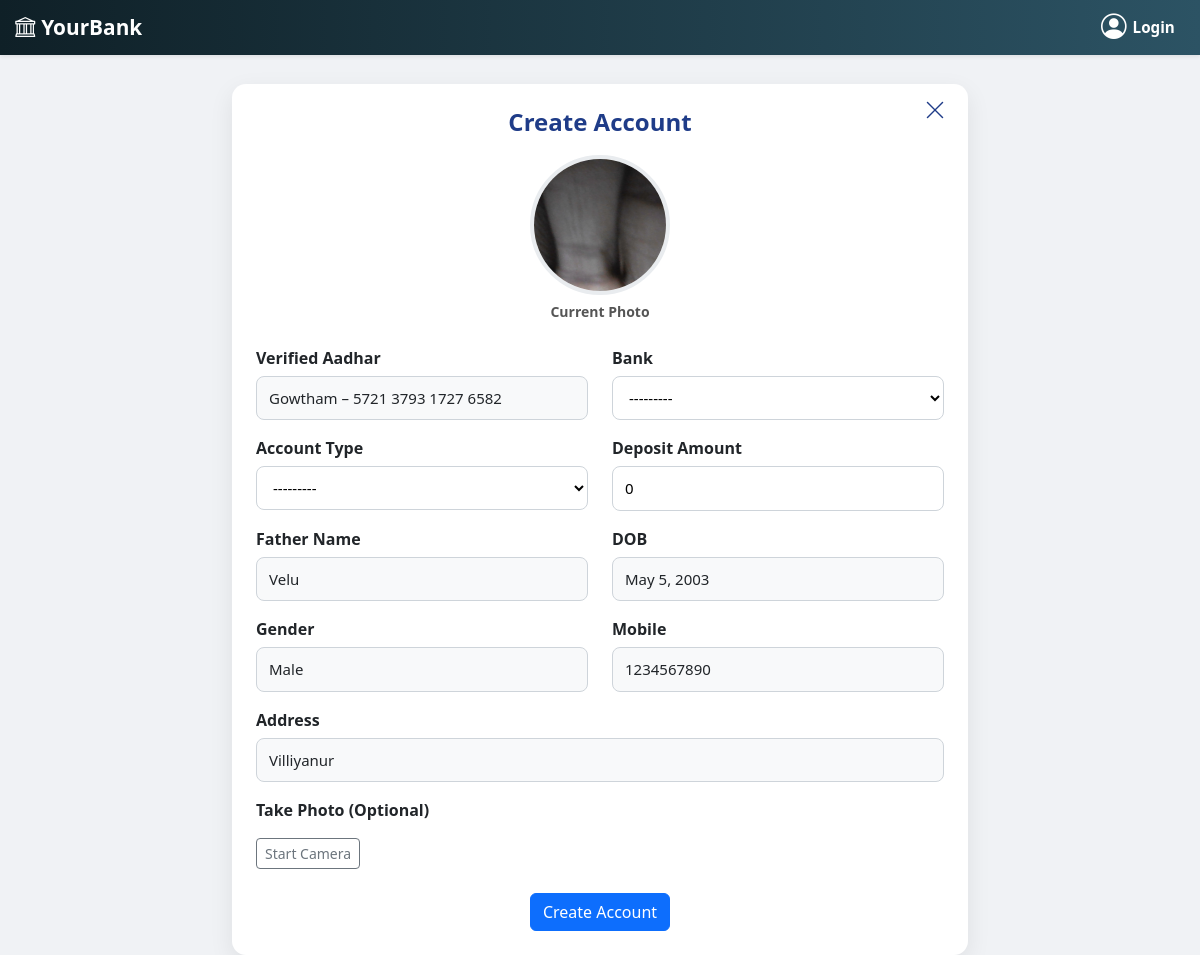
The page /yourbank/staff/create/form/ (signed in) on the database its author committed.
### Aadhar_App/models.py (models this page shows, shortened)
class Aadhar(models.Model):
    name = models.CharField(max_length=100)
    father_name = models.CharField(max_length=100)
    gender = models.CharField(max_length=10, choices=GENDER_CHOICES)
    dob = models.DateField()
    address = models.TextField()
    mobile = models.CharField(max_length=10)
    aadhar_no = models.CharField(max_length=19, unique=True)  # 4-4-4-4 format
    photo = models.ImageField(upload_to='aadhar_photo_path')
    created_at = models.DateTimeField(auto_now_add=True)

### YourBank/views.py (the view)
# urls.py: path('staff/create/form/', views.customer_create_form, name='customer_create_form'),
def customer_create_form(request):
    verified_id = request.session.get('customer_verified_aadhar_id')
    if not verified_id:
        return redirect('yourbank:create_customer_start')
    a = get_object_or_404(Aadhar, pk=verified_id)
    if request.method == 'POST':
        post = request.POST.copy()
        form = CustomerForm(post, request.FILES)  # include files for photo
        if form.is_valid():
            with db_transaction.atomic():
                cust = form.save(commit=False)
                cust.aadhar = a
                cust.name = a.name
                cust.father_name = a.father_name
                cust.dob = a.dob
                cust.gender = a.gender
                cust.mobile = a.mobile
                try:
                    cust.pan = Pan.objects.get(aadhar=a)
                except Pan.DoesNotExist:
                    cust.pan = None
                photo_data = post.get('photo_data')
                if photo_data:
                    format, imgstr = photo_data.split(';base64,')
                    ext = format.split('/')[-1]
                    cust.photo.save(
                        f"cust_{uuid.uuid4()}.{ext}",
                        ContentFile(base64.b64decode(imgstr)),
                        save=False
                    )
                elif a.photo:
                    cust.photo = a.photo
                cust.save()
                if cust.balance and cust.balance > 0:
                    Transaction.objects.create(
                        customer=cust,
                        transaction_type='DEPOSIT',
                        amount=cust.balance,
                        balance_before=0,
                        balance_after=cust.balance,
                        receiver_account=cust.account_no
                    )
                    BankTransaction.objects.create(
                        bank=cust.bank,
                        customer=cust,
                        transaction_type='DEPOSIT',
                        amount=cust.balance,
                        balance_before=cust.bank.balance,
                        balance_after=cust.bank.balance + cust.balance,
                        receiver_account=cust.account_no
                    )
                    cust.bank.balance += cust.balance
                    cust.bank.save()
            for k in ('customer_verified_aadhar_id','customer_pending_aadhar_id','customer_pending_mobile'):
                request.session.pop(k, None)
            messages.success(request, "Customer created successfully!")
            return redirect('yourbank:customer_detail', pk=cust.customer_id)
    else:
        form = CustomerForm(initial={
            'bank': None,  # staff can select bank in form
            'account_type': None,
            'name': a.name,
            'father_name': a.father_name,
            'mobile': a.mobile,
            'dob': a.dob,
            'gender': a.gender,
            'address': a.address,
            'balance': 0
        })
    return render(request, 'yourbank/create_form.html', {'form': form, 'aadhar': a})

### YourBank/forms.py
class CustomerForm(forms.ModelForm):
    class Meta:
        model = Customer
        fields = ['bank','account_type','name','father_name','mobile','dob','gender','address','balance']
        widgets = {
            'dob': DateInput(attrs={'type':'date'}),
        }

### YourBank/models.py (called while the page is built)
    def __str__(self):
        return f"{self.name} - {self.branch}"

### YourBank/templates/yourbank/create_form.html (shortened to what this page needs)
  {% extends 'yourbank/index.html' %}
  {% load static %}
  {% block content %}
  <div class="container">
  <div class="row justify-content-center">
    <div class="col-lg-8 col-md-10 col-sm-12">
    <div class="a-card">
      <div class="edit-actions">
    <button type="button" id="closeBtn" title="Close">
      <i class="bi bi-x-lg"></i>
    </button>
  </div>
      <h4 class="a-title">Create Account</h4>
      <div class="profile-row" id="imageRow">
        {% if aadhar.photo %}
        <div class="profile-box" id="oldBox">
          <img src="{{ aadhar.photo.url }}" class="profile-img" id="oldPhoto">
          <div class="profile-label">Current Photo</div>
        </div>
        {% endif %}
      </div>
      <form method="post" enctype="multipart/form-data" id="createForm" action="{% url 'yourbank:customer_create_form' %}">
<div class="row">
  <div class="col-md-6 form-group">
    <label>Verified Aadhar</label>
    <div class="field">{{ aadhar.name }} – {{ aadhar.aadhar_no }}</div>
  </div>
  <div class="col-md-6 form-group">
    <label>Bank</label>
    <div class="field-value">{{ form.bank }}</div>
  </div>
  <div class="col-md-6 form-group">
    <label>Account Type</label>
    <div class="field-value">{{ form.account_type }}</div>
  </div>
  <div class="col-md-6 form-group">
    <label>Deposit Amount</label>
    <div class="field-value">{{ form.balance }}</div>
  </div>
  <div class="col-md-6 form-group">
    <label>Father Name</label>
    <div class="field">{{ aadhar.father_name }}</div>
  </div>
  <div class="col-md-6 form-group">
    <label>DOB</label>
    <div class="field">{{ aadhar.dob }}</div>
  </div>
  <div class="col-md-6 form-group">
    <label>Gender</label>
    <div class="field">{{ aadhar.gender }}</div>
  </div>
  <div class="col-md-6 form-group">
    <label>Mobile</label>
    <div class="field">{{ aadhar.mobile }}</div>
  </div>
  <div class="col-md-12 form-group">
    <label>Address</label>
    <div class="field">{{ aadhar.address }}</div>
  </div>
</div>
      <label class="fw-bold mb-2">Take Photo (Optional)</label>
      <div class="mt-2">
        <button type="button" id="toggleCam" class="btn btn-outline-secondary btn-sm">
          Start Camera
        </button>
      </div>
      <div class="text-center mt-4">
        <button type="submit" class="btn btn-primary">Create Account</button>
      </div>
      </form>
    </div>
    </div>
  </div>
  </div>
  {% endblock %}

### YourBank/templates/yourbank/create_form.html (style rules this page uses)
.container { margin-top:7%; }
.a-card { background:#fff; border-radius:14px; padding:24px; box-shadow:0 8px 24px rgba(0,0,0,.08); }
.a-title { text-align:center; color:#1f3c88; font-weight:600; margin-bottom:10px; }
.edit-actions { position:absolute; top:8px; right:16px; display:flex; gap:12px; }
.edit-actions button { background:none; border:none; font-size:22px; cursor:pointer; color:#1f3c88; }
.a-card { position: relative; }
.profile-row { display:flex; justify-content:center; gap:24px; margin:18px 0 24px; flex-wrap:wrap; }
.profile-box { text-align:center; }
.profile-img { width:140px; height:140px; border-radius:50%; object-fit:cover; border:4px solid #e9ecef; }
.profile-label { font-size:14px; font-weight:600; margin-top:6px; color:#555; }
.form-group { margin-bottom:16px; }
.form-group label { display:block; font-weight:600; margin-bottom:6px; }
.field { width:100%; padding:10px 12px; border-radius:8px; border:1px solid #ced4da; background:#f8f9fa; font-size:15px; }
.field-value select, .field-value input { width:100%; padding:10px 12px; border-radius:8px; border:1px solid #ced4da; background:#fff; font-size:15px; }

### rows shown on the page
Aadhar: photo (picture), name "Gowtham", aadhar_no "5721 3793 1727 6582", father_name "Velu", dob "May 5, 2003", gender "Male", mobile "1234567890", address "Villiyanur"
